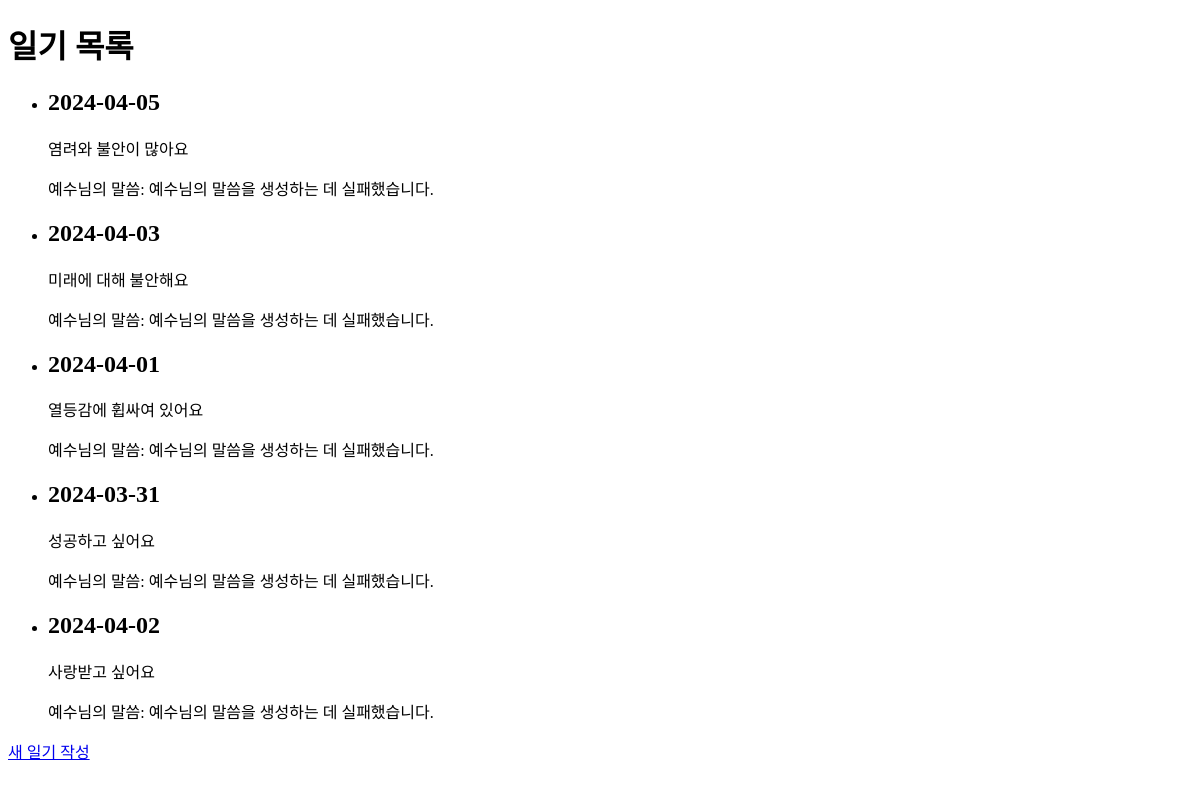
Page /diaries (signed in) on the earlier database version.
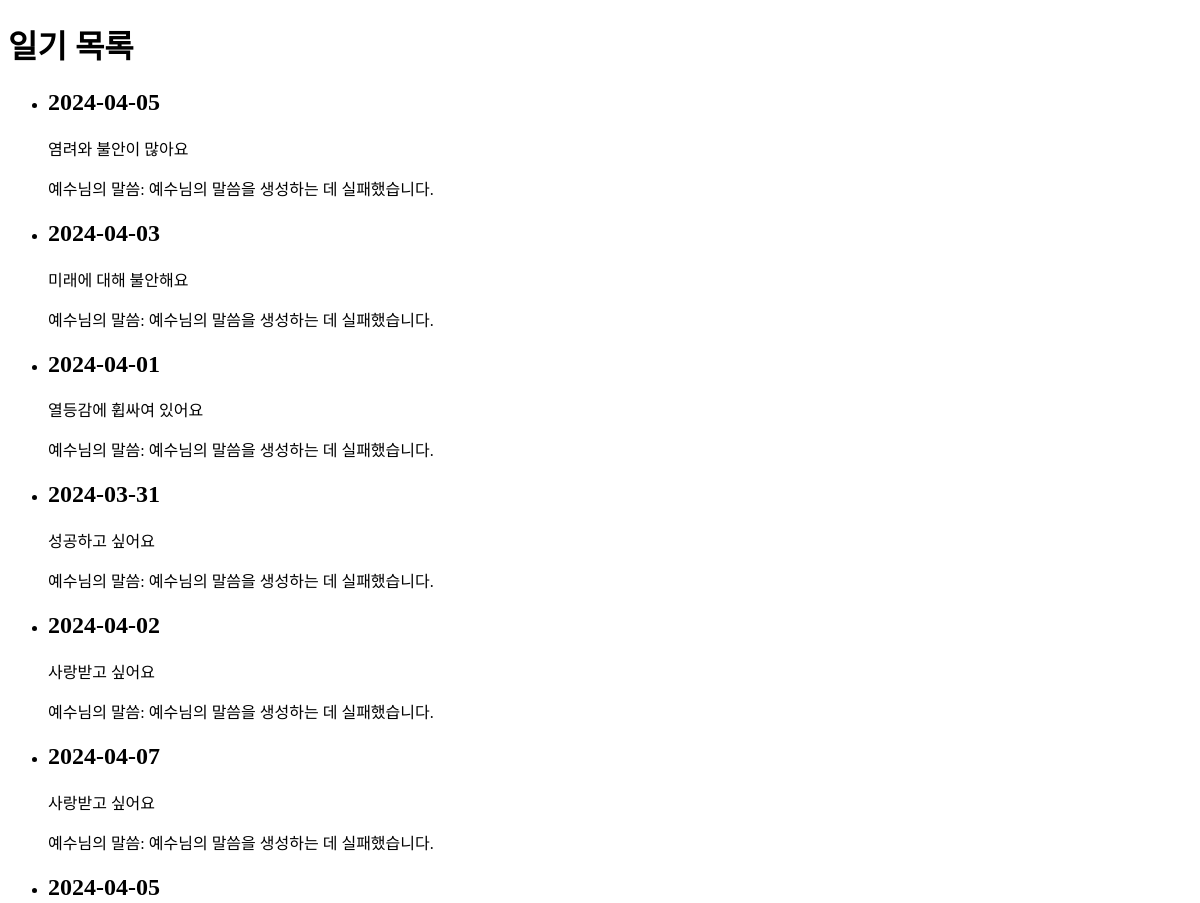
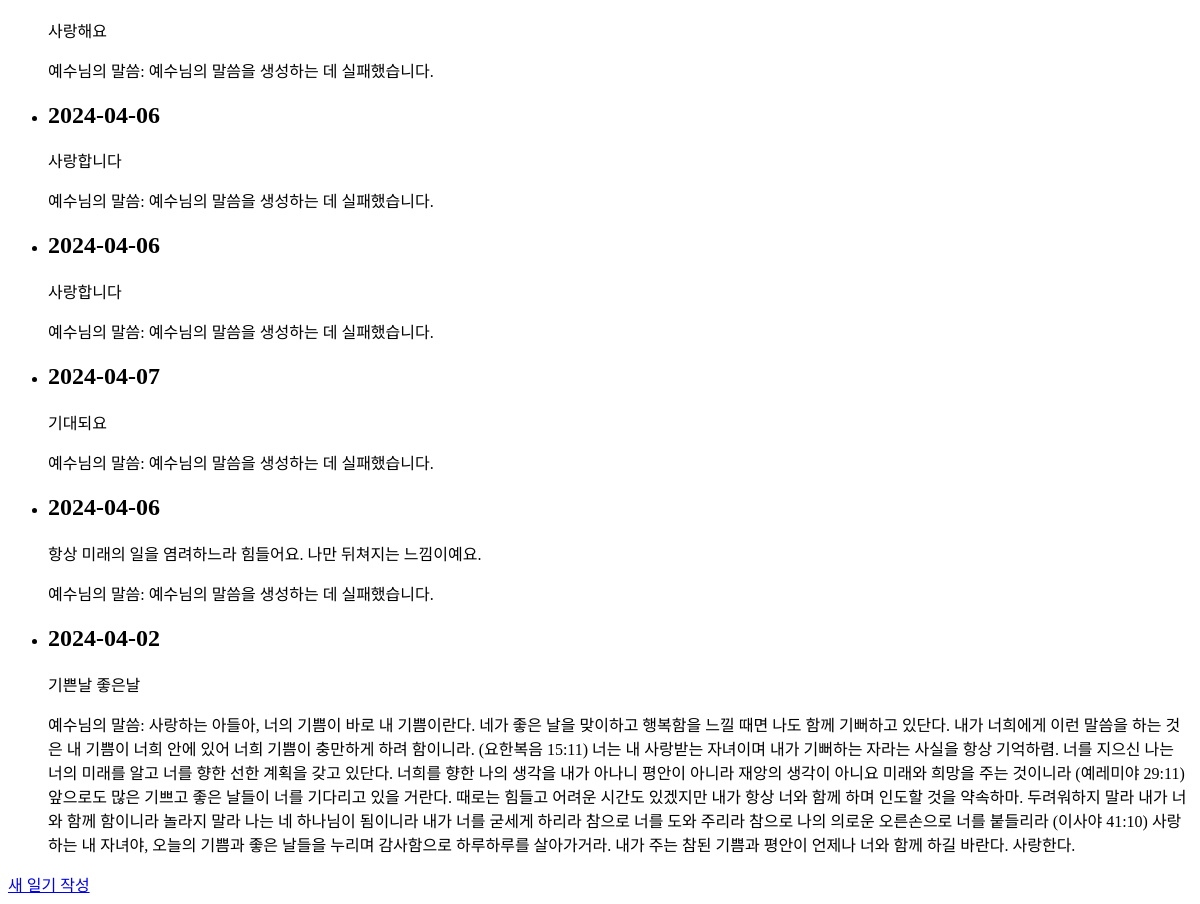
Same page on the later database version (2 pictures, top to bottom).
### tables this page shows
CREATE TABLE diaries
                 (id INTEGER PRIMARY KEY AUTOINCREMENT,
                 user_id INTEGER NOT NULL,
                 date TEXT NOT NULL,
                 content TEXT NOT NULL,
                 comment TEXT, deleted_at TEXT,
                 FOREIGN KEY (user_id) REFERENCES users (id));

### app.py (the view)
@app.route('/diaries')
def diaries():
    if 'user_id' not in session:
        return redirect(url_for('login'))
    conn = sqlite3.connect('database.db')
    c = conn.cursor()
    c.execute("SELECT * FROM diaries WHERE user_id = ? AND deleted_at IS NULL", (session['user_id'],))
    diaries = c.fetchall()
    conn.close()
    return render_template('diaries.html', diaries=diaries)

### templates/diaries.html (shortened to what this page needs)
<!DOCTYPE html>
<html lang="en">
<head>
    <link rel="stylesheet" href="{{ url_for('static', filename='css/style.css') }}">
</head>
<body>
    <h1>일기 목록</h1>
    <ul>
    {% for diary in diaries %}
        <li>
            <h2>{{ diary[2] }}</h2>
            <p>{{ diary[3] }}</p>
            <p>예수님의 말씀: {{ diary[4] }}</p>
        </li>
    {% endfor %}
    </ul>
    <a href="{{ url_for('write') }}">새 일기 작성</a>
</body>
</html>

Differences in the rows shown:
added diaries: date "2024-04-07", content "사랑받고 싶어요", comment "예수님의 말씀을 생성하는 데 실패했습니다."
added diaries: date "2024-04-05", content "사랑해요", comment "예수님의 말씀을 생성하는 데 실패했습니다."
added diaries: date "2024-04-06", content "사랑합니다", comment "예수님의 말씀을 생성하는 데 실패했습니다."
added diaries: date "2024-04-06", content "사랑합니다", comment "예수님의 말씀을 생성하는 데 실패했습니다."
added diaries: date "2024-04-07", content "기대되요", comment "예수님의 말씀을 생성하는 데 실패했습니다."
added diaries: date "2024-04-06", content "항상 미래의 일을 염려하느라 힘들어요. 나만 뒤쳐지는 느낌이예요.", comment "예수님의 말씀을 생성하는 데 실패했습니다."
added diaries: date "2024-04-02", content "기쁜날 좋은날", comment "사랑하는 아들아, 너의 기쁨이 바로 내 기쁨이란다. 네가 좋은 날을 맞이하고 행복함을 느낄 때면 나도 함께 기뻐하고 있단다. 내가 너희에게 이런 말씀을 하는 것은 내 기쁨이 너희 안에 있어 너희 기쁨이 충만하게 하려 함이니라. (요한복음 15:11) 너는 내 사랑받는 자녀이며 내가 기뻐하는 자라는 사실을 항상 기억하렴. 너를 지으신 나는 너의 미래를 알고 너를 향한 선한 계획을 갖고 있단다. 너희를 향한 나의 생각을 내가 아나니 평안이 아니라 재앙의 생각이 아니요 미래와 희망을 주는 것이니라 (예레미야 29:11) 앞으로도 많은 기쁘고 좋은 날들이 너를 기다리고 있을 거란다. 때로는 힘들고 어려운 시간도 있겠지만 내가 항상 너와 함께 하며 인도할 것을 약속하마. 두려워하지 말라 내가 너와 함께 함이니라 놀라지 말라 나는 네 하나님이 됨이니라 내가 너를 굳세게 하리라 참으로 너를 도와 주리라 참으로 나의 의로운 오른손으로 너를 붙들리라 (이사야 41:10) 사랑하는 내 자녀야, 오늘의 기쁨과 좋은 날들을 누리며 감사함으로 하루하루를 살아가거라. 내가 주는 참된 기쁨과 평안이 언제나 너와 함께 하길 바란다. 사랑한다."
